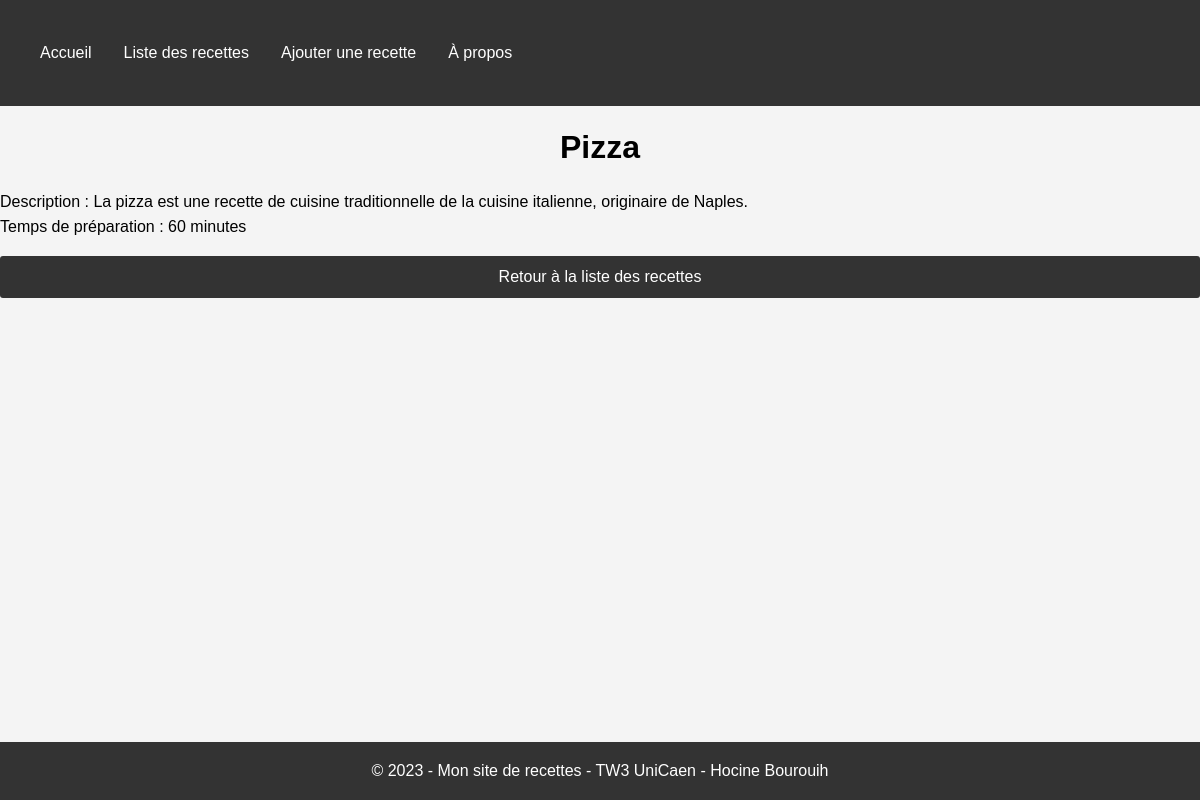
Screenshot of /view.php?id=3 with the database file from the repository.
### tables this page shows
CREATE TABLE IF NOT EXISTS `recipes` (
  `id` INT(11) UNSIGNED NOT NULL AUTO_INCREMENT,
  `name` VARCHAR(255) NOT NULL,
  `description` TEXT NOT NULL,
  `prep_time` INT(11) NOT NULL,
  `image_url` VARCHAR(255) NOT NULL,
  `difficulty` ENUM('Facile', 'Moyen', 'Difficile') NOT NULL,
  PRIMARY KEY (`id`)
);

### view.php (the view, shortened to what this page needs)
<?php
require_once 'config/database.php';
if (isset($_GET['id']))
{
    $id = intval($_GET['id']);
    $query = "SELECT * FROM recipes WHERE id = :id";
    $stmt = $pdo->prepare($query);
    $stmt->bindParam(':id', $id, PDO::PARAM_INT);
    $stmt->execute();
    if ($stmt->rowCount() > 0)
    {
        $recipe = $stmt->fetch(PDO::FETCH_ASSOC);
    }
    else
    {
        header('Location: list.php');
        exit();
    }
}
else
{
    header('Location: list.php');
    exit();
}
?>
<!DOCTYPE html>
<html lang="fr">
<head>
    <link rel="stylesheet" href="css/style.css">
</head>
<body>
    <?php include 'includes/header.php'; ?>
    <h1><?php echo $recipe['name']; ?></h1>
    <p>Description : <?php echo $recipe['description']; ?></p>
    <p>Temps de préparation : <?php echo $recipe['prep_time']; ?> minutes</p>
    <a href="list.php" class="back-to-list">Retour à la liste des recettes</a>
    <?php include 'includes/footer.php'; ?>
</body>
</html>

### css/style.css (style rules this page uses)
html, body, div, span, applet, object, iframe, h1, h2, h3, h4, h5, h6, p, blockquote, pre, a, abbr, acronym, address, big, cite, code, del, dfn, em, img, ins, kbd, q, s, samp, small, strike, strong, sub, sup, tt, var, b, u, i, center, dl, dt, dd, ol, ul, li, fieldset, form, label, legend, table, caption, tbody, tfoot, thead, tr, th, td, article, aside, canvas, details, embed, figure, figcaption, footer, header, hgroup, menu, nav, output, ruby, section, summary, time, mark, audio, video { margin: 0; padding: 0; border: 0; font-size: 100%; font: inherit; vertical-align: baseline; }
body { font-family: Arial, sans-serif; line-height: 1.6; background-color: #f4f4f4; }
html { height: 100%; }
body { display: flex; flex-direction: column; min-height: 100%; }
h1 { text-align: center; margin-top: 1rem; margin-bottom: 1rem; font-weight: bold; font-size: 2rem; }
.back-to-list { display: inline-block; padding: 0.5rem 1rem; background-color: #333; color: #fff; text-decoration: none; border-radius: 3px; margin: 1rem 0; text-align: center; }

### rows the page displays
recipes: name "Pizza", description "La pizza est une recette de cuisine traditionnelle de la cuisine italienne, originaire de Naples.", prep_time "60"
